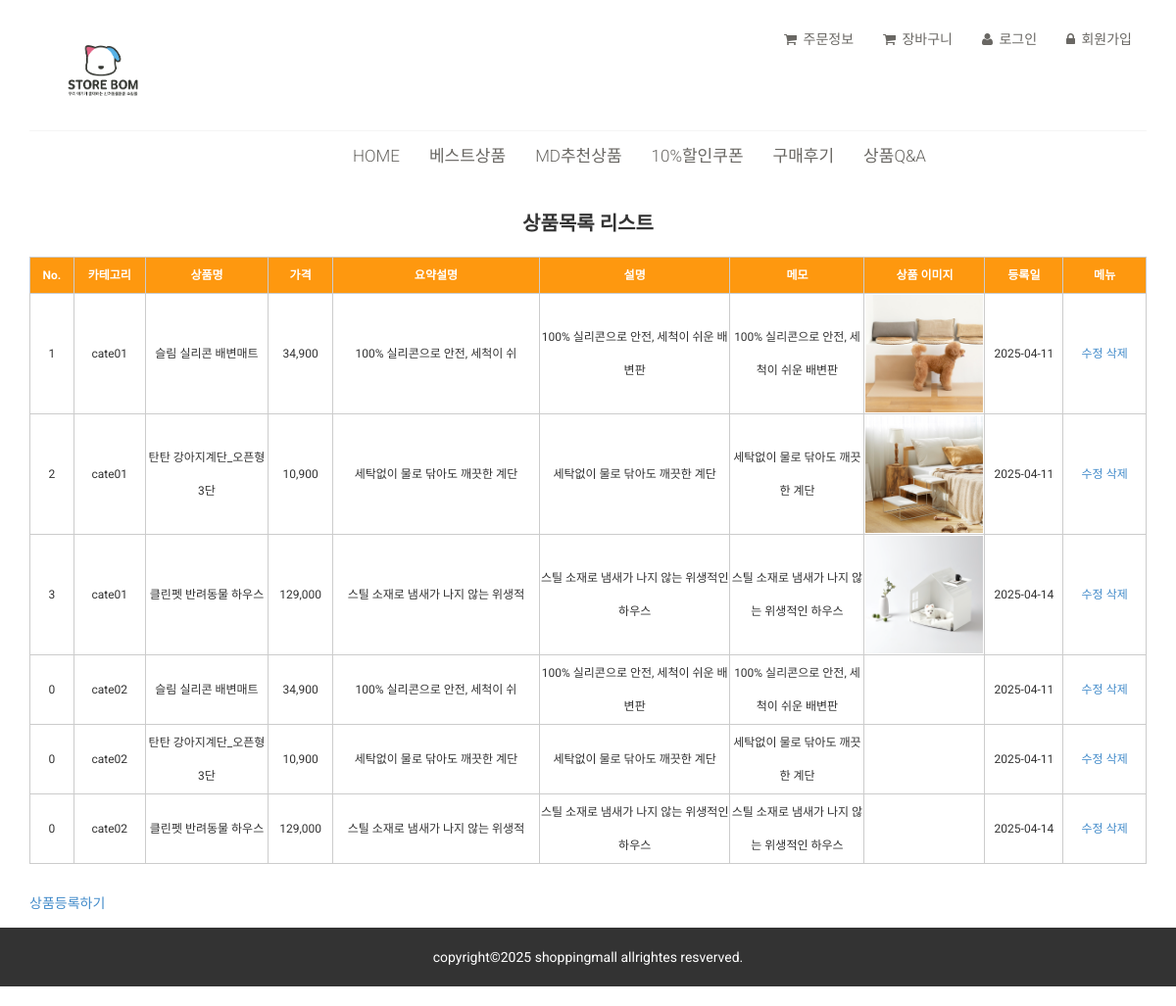
/product_list.php, run on the app's committed database.
### tables this page shows
CREATE TABLE `shop_data` (
  `no` int(6) NOT NULL,
  `cate` varchar(100) DEFAULT NULL,
  `img` varchar(255) NOT NULL,
  `name` varchar(20) NOT NULL,
  `parent` varchar(20) NOT NULL,
  `price` double NOT NULL,
  `comment` varchar(500) NOT NULL,
  `memo` varchar(255) NOT NULL,
  `datetime` datetime DEFAULT current_timestamp()
);

### product_list.php (the view, shortened to what this page needs)
<?php
  include('./db/dbconn.php');
  $sql = "SELECT * FROM shop_data";
  $result = mysqli_query($conn, $sql);
?>
<!DOCTYPE html>
<html lang="ko">
  <head>
    <link href="./css/bootstrap.min.css" rel="stylesheet" type="text/css">
    <link href="./css/font-awesome.min.css" rel="stylesheet" type="text/css">
    <link href="./css/main.css" rel="stylesheet" type="text/css">
  </head>
  <body>
    <header>
      <div class="header-middle">
        <div class="container">
          <div class="row">
            <div class="col-md-4 clearfix">
              <h1>
                <a href="index.php" title="메인페이지로 이동하기">
                  <img src="./images/logo.png" alt="상단로고" width="220">
                </a>
              </h1>
            </div>
            <div class="col-md-8 clearfix">
              <div class="shop-menu clearfix pull-right">
                <ul class="nav navbar-nav">
                  <?php
                    if(!$userid){
                  ?>
                    <li><a href="order_list.php" title="주문정보"><i class="fa fa-shopping-cart"></i> 주문정보</a></li>
                    <li><a href="cart.php" title="장바구니"><i class="fa fa-shopping-cart"></i> 장바구니</a></li>
                    <li><a href="login.php" title="로그인"><i class="fa fa-user"></i> 로그인</a></li>
                    <li><a href="join.php" title="회원가입"><i class="fa fa-lock"></i> 회원가입</a></li>
                  <?php } ?>
                </ul>
              </div>
            </div>
          </div>
        </div>
      </div>
      <div class="header-bottom">
        <div class="container">
          <div class="row">
            <div class="col-sm-10">
              <div class="mainmenu pull-right">
                <ul class="nav navbar-nav collapse navbar-collapse">
                  <li><a href="index.php" title="HOME">HOME</a></li>
                  <li><a href="#" title="베스트상품">베스트상품</a></li>
                  <li><a href="#" title="MD추천상품">MD추천상품</a></li>
                  <li><a href="#" title="할인쿠폰">10&#37;할인쿠폰</a></li>
                  <li><a href="#" title="구매후기">구매후기</a></li>
                  <li><a href="#" title="질문과 답변">상품Q&amp;A</a></li>
                </ul>
              </div>
            </div>
          </div>
        </div>
      </div>
    </header>
    <main>
      <section>
        <div class="container">
          <table class="product_list">
            <caption>상품목록 리스트</caption>
            <thead>
              <tr>
                <th scope="col">No.</th>
                <th scope="col">카테고리</th>
                <th scope="col">상품명</th>
                <th scope="col">가격</th>
                <th scope="col">요약설명</th>
                <th scope="col">설명</th>
                <th scope="col">메모</th>
                <th scope="col">상품 이미지</th>
                <th scope="col">등록일</th>
                <th scope="col">메뉴</th>
              </tr>
            </thead>
          <?php
          while($row = mysqli_fetch_assoc($result)){
            echo "<tr>";
            echo "<td>" . $row['no'] . "</td>";
            echo "<td>" . $row['cate'] . "</td>";
            echo "<td>" . $row['name'] . "</td>";
            echo "<td>" . number_format($row['price'], 0, ',') . "</td>";
            echo "<td>" . $row['parent'] . "</td>";
            echo "<td>" . $row['comment'] . "</td>";
            echo "<td>" . $row['memo'] . "</td>";
            echo "<td><img src='./images/shop/" . $row['img'] . "' alt=''></td>";
            echo "<td>" . date('Y-m-d', strtotime($row['datetime'])) . "</td>";
            echo "<td><a href='#' title='수정'>수정</a>
            <a href='./php/product_del.php?no=" . $row['no'] . "' onclick='return del_check();'>삭제</a></td>";
            echo '</tr>';
          }
          ?>
          </table>
          <a href="product_mg.php" title="상품등록하기">상품등록하기</a>
        </div>
      </section>
    </main>
    <footer class="text-center">
			<address >copyright&copy;2025 shoppingmall allrightes resverved.</address>
		</footer>
</html>

### css/main.css (style rules this page uses)
body { font-family: 'Roboto', sans-serif; position: relative; font-weight: 400px; }
ul li { list-style: none; }
a { -webkit-transition: 300ms; transition: 300ms; }
h1, h2, h3, h4, h5, h6 { font-family: 'Roboto', sans-serif; }
.header-middle .container .row { border-bottom: 1px solid #f5f5f5; margin-left: 0; margin-right: 0; padding-bottom: 20px; padding-top: 20px; }
.shop-menu ul li { display: inline-block; padding-left: 15px; padding-right: 15px; }
.shop-menu ul li:last-child { padding-right: 0; }
.shop-menu ul li a { background: #FFFFFF; color: #696763; font-family: 'Roboto', sans-serif; font-size: 14px; font-weight: 300; padding: 0; padding-right: 0; margin-top: 10px; }
.shop-menu ul li a i { margin-right: 3px; }
.header-bottom { padding-bottom: 0px; padding-top:15px; }
.navbar-collapse.collapse { padding-left: 0; }
.mainmenu ul li { padding-right: 15px; padding-left: 15px; }
.mainmenu ul li:first-child { padding-left: 0px; }
.mainmenu ul li a { color: #696763; font-family: 'Roboto', sans-serif; font-size: 17px; font-weight: 300; padding: 0; padding-bottom: 10px; }
footer address { line-height:60px !important; background:#333; color:#fff; text-align:center; }
main { padding:15px 0px; }

### product_list.php (style rules this page uses)
.product_list { border:1px solid #ccc; border-collapse:collapse; width:1200px; margin:0px auto 30px auto; font-size:12px; }
.product_list caption { font-weight:bold; font-size:20px; padding:20px 0px; }
.product_list th { background:#fe980f;color:#fff; }
.product_list td:first-child { width:50px; }
.product_list td:nth-child(2) { width:80px; }
.product_list td:nth-child(3) { width:150px; }
.product_list td:nth-child(4) { width:70px; }
.product_list td:nth-child(5) { width:250px; }
.product_list td:nth-child(6) { width:230px; }
.product_list td:nth-child(7) { width:160px; }
.product_list td:nth-child(8) { width:120px; }
.product_list td:nth-child(9) { width:90px; }
.product_list td:last-child { width:100px; }
.product_list td, .product_list th { border:1px solid #ccc; line-height:34px; text-align:center; }
img { width:120px; }

### data on the page
shop_data: no "1", cate "cate01", name "슬림 실리콘 배변매트", price "34,900", parent "100% 실리콘으로 안전, 세척이 쉬", comment "100% 실리콘으로 안전, 세척이 쉬운 배변판", memo "100% 실리콘으로 안전, 세척이 쉬운 배변판", img (picture), datetime "2025-04-11"
shop_data: no "2", cate "cate01", name "탄탄 강아지계단_오픈형 3단", price "10,900", parent "세탁없이 물로 닦아도 깨끗한 계단", comment "세탁없이 물로 닦아도 깨끗한 계단", memo "세탁없이 물로 닦아도 깨끗한 계단", img (picture), datetime "2025-04-11"
shop_data: no "3", cate "cate01", name "클린펫 반려동물 하우스", price "129,000", parent "스틸 소재로 냄새가 나지 않는 위생적", comment "스틸 소재로 냄새가 나지 않는 위생적인 하우스", memo "스틸 소재로 냄새가 나지 않는 위생적인 하우스", img (picture), datetime "2025-04-14"
shop_data: no "0", cate "cate02", name "슬림 실리콘 배변매트", price "34,900", parent "100% 실리콘으로 안전, 세척이 쉬", comment "100% 실리콘으로 안전, 세척이 쉬운 배변판", memo "100% 실리콘으로 안전, 세척이 쉬운 배변판", datetime "2025-04-11"
shop_data: no "0", cate "cate02", name "탄탄 강아지계단_오픈형 3단", price "10,900", parent "세탁없이 물로 닦아도 깨끗한 계단", comment "세탁없이 물로 닦아도 깨끗한 계단", memo "세탁없이 물로 닦아도 깨끗한 계단", datetime "2025-04-11"
shop_data: no "0", cate "cate02", name "클린펫 반려동물 하우스", price "129,000", parent "스틸 소재로 냄새가 나지 않는 위생적", comment "스틸 소재로 냄새가 나지 않는 위생적인 하우스", memo "스틸 소재로 냄새가 나지 않는 위생적인 하우스", datetime "2025-04-14"
